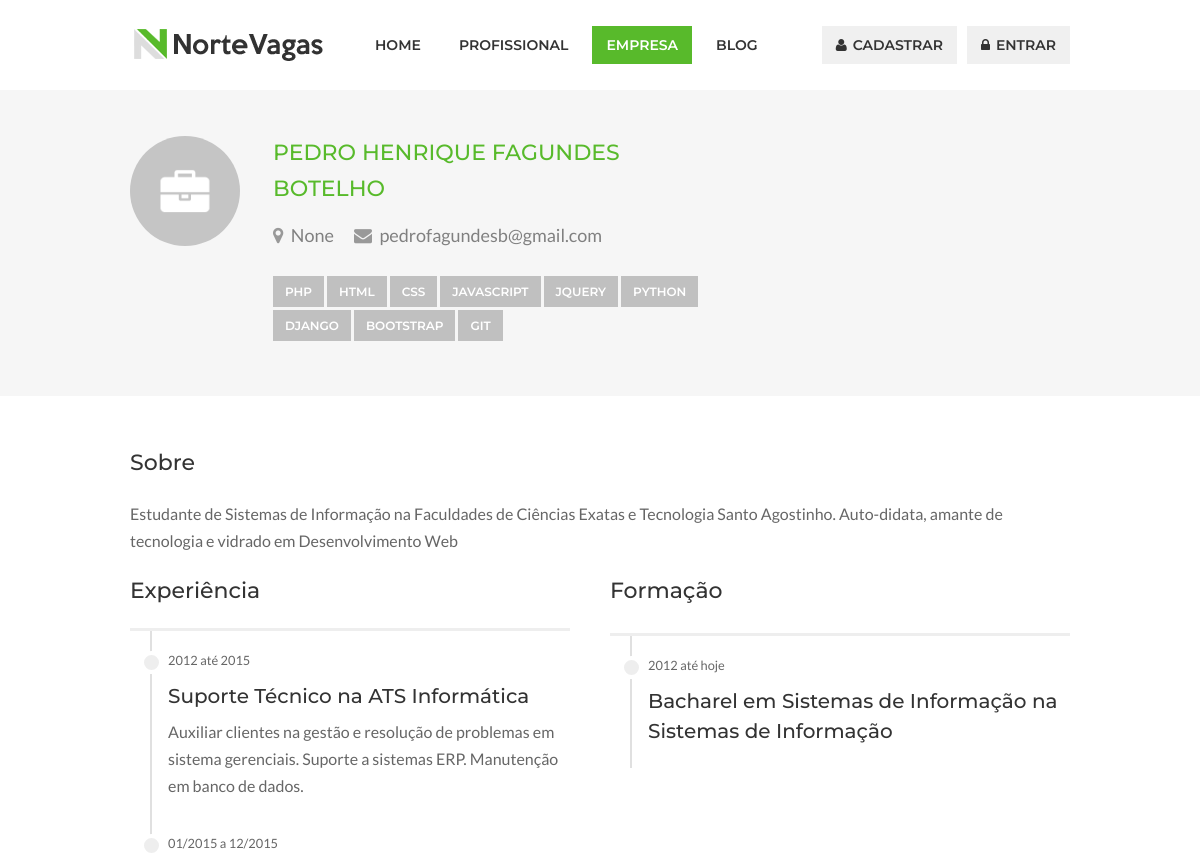
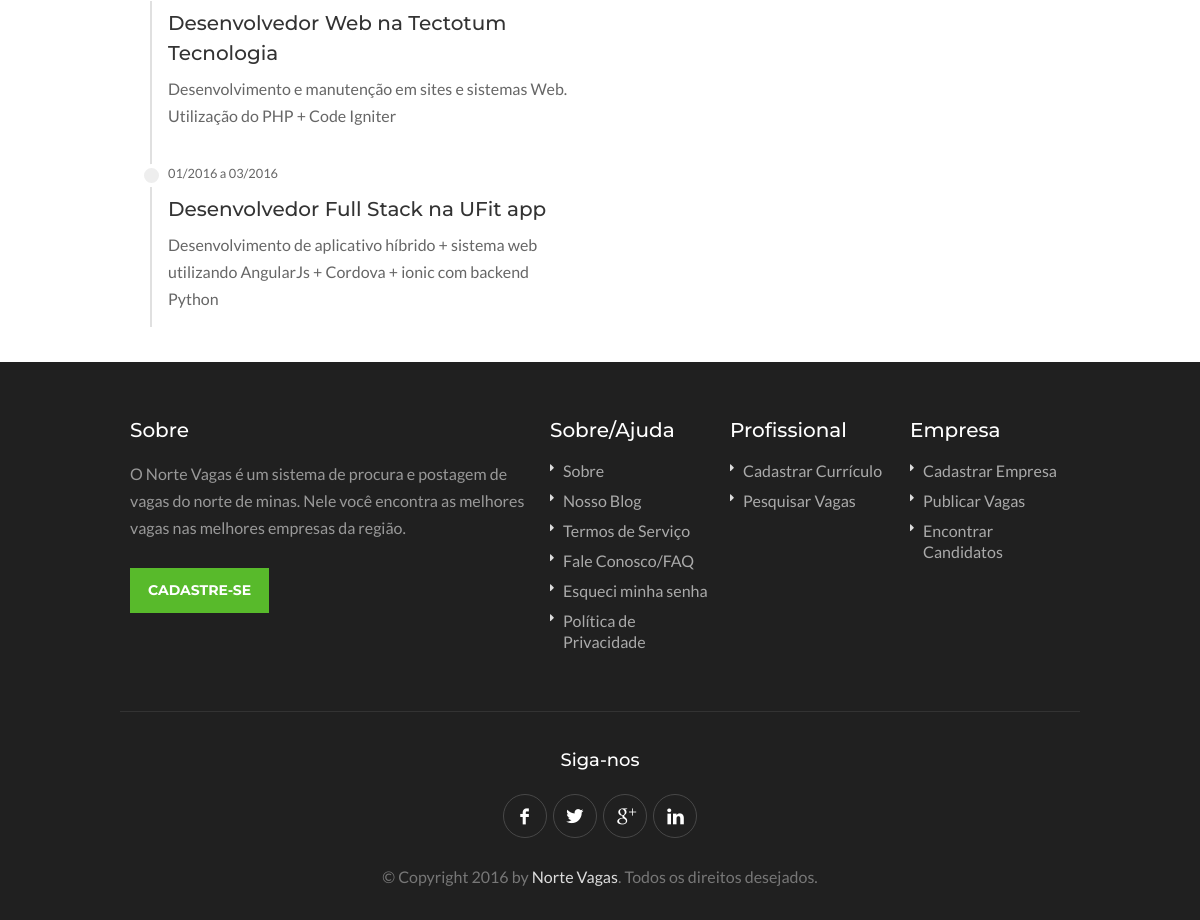
/curriculos/curriculo-de-pedro-henrique-fagundes-botelho, run on the app's committed database (2 pictures, top to bottom).
### resumes/models.py (models this page shows, shortened)
class Resume(models.Model):
	account = models.ForeignKey(Account)
	last_position = models.CharField('Última profissão', max_length=50, null=True, blank=True)
	skills = models.CharField('Competências', max_length=150, null=True, blank=True)
	about = models.TextField('Sobre', max_length=500, null=False, blank=False)
	slug = models.SlugField(blank=True, max_length=100, unique=True)
	class Meta:
		verbose_name='Currículo'
		verbose_name_plural='Currículos'
	def split_skills(self):
		return self.skills.split(",")

class Experience(models.Model):
	resume = models.ForeignKey(Resume, related_name='experience_of_resume')
	employer = models.CharField('Empresa', max_length=50, blank=False, null=False)
	job_title = models.CharField('Cargo', max_length=50, blank=False, null=False)
	start_end_date = models.CharField('Data de início e término', max_length=30, blank=False, null=False)
	notes = models.TextField('Atribuições', max_length=500, blank=True, null=True)
	class Meta:
		verbose_name='Experiência'
		verbose_name_plural='Experiências'

class Education(models.Model):
	resume = models.ForeignKey(Resume, related_name='education_of_resume')
	school_name = models.CharField('Instituição de ensino', max_length=50, blank=False, null=False)
	qualification = models.CharField('Qualificação', max_length=50, blank=False, null=False)
	start_end_date = models.CharField('Data de início e término', max_length=30, blank=False, null=False)
	notes = models.TextField('Observações', max_length=500, blank=True, null=True)
	class Meta:
		verbose_name='Curso'
		verbose_name_plural='Cursos'

### authentication/models.py (models this page shows, shortened)
class Account(AbstractBaseUser, PermissionsMixin):
	email = models.EmailField(unique=True)
	user_type = models.CharField(
		choices=USER_TYPE_CHOICES,
		max_length=40,
		blank=False,
		null=False,
		default=EMPLOYEE)
	name = models.CharField(max_length=40, blank=False, null=False)
	street = models.CharField(max_length=50, blank=True, null=True)
	number = models.SmallIntegerField(blank=True, null=True)
	complement = models.CharField(max_length=20, blank=True, null=True)
	neighborhood = models.CharField(max_length=20, blank=True, null=True)
	zip_code = models.CharField(max_length=9, blank=True, null=True)
	city = models.CharField(max_length=30, blank=True, null=True)
	state = models.CharField(max_length=20, blank=True, null=True)
	phone = models.CharField(max_length=20, blank=True, null=True)
	profile_picture = models.ImageField(
		null=True,
		blank=True,
		upload_to='uploads/profile_pictures',
		default='uploads/profile_pictures/default.png')
	site = models.CharField(max_length=50, blank=True, null=True)
	is_staff = models.BooleanField(default=False)
	created_at = models.DateField(auto_now_add=True)
	updated_at = models.DateField(auto_now=True)
	objects = AccountManager()
	USERNAME_FIELD = 'email'
	REQUIRED_FIELDS = ['name', 'user_type']
	class Meta:
		verbose_name = u'Usuário'
		verbose_name_plural = u'Usuários'

### resumes/views.py (the view)
# urls.py: url(r'^(?P<slug>[^\.]+)$', ResumeDetailView.as_view(), name='resume_detail'),
class ResumeDetailView(DetailView):
	model = Resume
	template_name = 'resumes/resume-detail.html'
	def get_context_data(self, **kwargs):
		context = super(ResumeDetailView, self).get_context_data(**kwargs)
		context['educations'] = Education.objects.filter(resume=context['resume'])
		context['experiences'] = Experience.objects.filter(resume=context['resume'])
		return context

### resumes/templates/resumes/resume-detail.html (shortened to what this page needs)
{% extends "homesite/base.html" %}
{% load staticfiles %}
{% block content %}
<div id="titlebar" class="resume">
	<div class="container">
		<div class="ten columns">
			<div class="resume-titlebar">
				<img src="{{ resume.account.profile_picture.url }}" alt="">
				<div class="resumes-list-content">
					<h4>{{ resume.account.name }} </h4>
					<span class="icons"><i class="fa fa-map-marker"></i> {{ resume.account.city }}</span>
					<span class="icons"><a href="mailto:{{ resume.account.email }}"><i class="fa fa-envelope"></i> {{ resume.account.email }}</a></span>
					<div class="skills">
						{% for skill in resume.split_skills %}
							<span>{{ skill }}</span>
						{% endfor %}
					</div>
				</div>
			</div>
		</div>
	</div>
</div>
<div class="container">
	<div class="sixteen columns">
		<div class="padding-right">
			<h3 class="margin-bottom-15">Sobre</h3>
			<p class="reset-margin">{{ resume.about }}</p>
		</div>
	</div>
	<div class="eight columns">
		<div class="padding-right">
			<h3 class="margin-bottom-15">Experiência</h3>
			<dl class="resume-table">
				{% for experience in experiences %}
					<dt>
						<small class="date">{{ experience.start_end_date }}</small>
						<strong>{{ experience.job_title }} na {{ experience.employer }}</strong>
					</dt>
					<dd>
						<p>{{ experience.notes }}</p>
					</dd>
				{% endfor %}
			</dl>
		</div>
	</div>
	<div class="eight columns">
		<h3 class="margin-bottom-20">Formação</h3>
		<dl class="resume-table">
			{% for education in educations %}
				<dt>
					<small class="date">{{ education.start_end_date }}</small>
					<strong>{{ education.qualification }} na {{ education.school_name }}</strong>
				</dt>
				<dd>
				</dd>
			{% endfor %}
		</dl>
	</div>
</div>
{% endblock content %}

### static/css/colors/green.css (style rules this page uses)
a, table td.title a:hover, table.manage-table td.action a:hover, #breadcrumbs ul li a:hover, #titlebar span.icons a:hover, .counter-box i, .counter, #popular-categories li a i, .list-1 li:before, .dropcap, .resume-titlebar span a:hover i, .resumes-list-content h4, .job-overview ul li i, .company-info span a:hover, .infobox a:hover, .meta-tags span a:hover, .widget-text h5 a:hover, .app-content .info span , .app-content .info ul li a:hover { color: #58ba2b; }

### static/css/base.css (style rules this page uses)
html, body, div, span, applet, object, iframe, h1, h2, h3, h4, h5, h6, p, blockquote, pre, a, abbr, acronym, address, big, cite, code, del, dfn, em, img, ins, kbd, q, s, samp, small, strike, strong, sub, sup, tt, var, b, u, i, center, dl, dt, dd, ol, ul, li, fieldset, form, label, legend, table, caption, tbody, tfoot, thead, tr, th, td, article, aside, canvas, details, embed, figure, figcaption, footer, header, hgroup, menu, nav, output, ruby, section, summary, time, mark, audio, video { margin: 0; padding: 0; border: 0; font-size: 100%; font: inherit; vertical-align: baseline; }
body { line-height: 1; }
body { background-color: #fff; font-size: 16px; line-height: 27px; color: #666; -webkit-font-smoothing: antialiased; -webkit-text-size-adjust: 100%; overflow-x: hidden; }
body, input[type="text"], input[type="password"], input[type="email"], input[type="number"], textarea, .widget-text h5, h3.centered-headline span, select { font-family: "Lato", "HelveticaNeue", "Helvetica Neue", Helvetica, Arial, sans-serif; }
h1, h2, h3, h4, h5, h6, .button, input[type="button"], input[type="submit"], button, #navigation, .infobox a, .pagination-container, .upload-btn, .skills span, .app-content .info span, .tabs-nav li a, .reply, .ui-accordion .ui-accordion-header, .trigger a, .caption.title, .caption .slider-button, .counter, .counter-box i, a.menu-trigger, #style-switcher h2, .resume-table strong { font-family: "Montserrat", "HelveticaNeue", "Helvetica Neue", Helvetica, Arial, sans-serif; }
.margin-bottom-15 { margin-bottom: 15px !important; }
.margin-bottom-20 { margin-bottom: 20px !important; }
img, object, video { height: auto; display: block; }
img { width: auto; border: 0; -ms-interpolation-mode: bicubic; max-width: 100%; }
h1, h2, h3, h4, h5, h6 { color: #333; font-weight: 500; }
h3 { font-size: 22px; line-height: 44px; }
h4 { font-size: 18px; line-height: 36px; }
p { margin: 0 0 15px 0; }
strong { font-weight: 700; color: #333; }
small { font-size: 80%; }
a { color: #505050; text-decoration: none; outline: 0; -webkit-transition: color 0.2s ease-in-out; -moz-transition: color 0.2s ease-in-out; -o-transition: color 0.2s ease-in-out; -transition: color 0.2s ease-in-out; }

### static/css/responsive.css (style rules this page uses)
.container .column, .container .columns { float: left; display: inline; margin-left: 10px; margin-right: 10px; }
.container .eight.columns { width: 580px; }
.container .ten.columns { width: 730px; }
.container .sixteen.columns { width: 1180px; }
@media only screen and (min-width: 960px) and (max-width: 1289px) { .container { position: relative; width: 960px; margin: 0 auto; padding: 0; } }
@media only screen and (min-width: 960px) and (max-width: 1289px) { .container .column, .container .columns { float: left; display: inline; margin-left: 10px; margin-right: 10px; } }
@media only screen and (min-width: 960px) and (max-width: 1289px) { .container .eight.columns { width: 460px; } }
@media only screen and (min-width: 960px) and (max-width: 1289px) { .container .ten.columns { width: 580px; } }
@media only screen and (min-width: 960px) and (max-width: 1289px) { .container .sixteen.columns { width: 940px; } }
.container:after { content: "\0020"; display: block; height: 0; clear: both; visibility: hidden; }

### data on the page
Resume: account.profile_picture (placeholder picture), account.name "PEDRO HENRIQUE FAGUNDES BOTELHO", account.city "None", account.email "pedrofagundesb@gmail.com", about "Estudante de Sistemas de Informação na Faculdades de Ciências Exatas e Tecnologia Santo Agostinho. Auto-didata, amante de tecnologia e vidrado em Desenvolvimento Web"
Experience: start_end_date "2012 até 2015", job_title "Suporte Técnico", employer "ATS Informática", notes "Auxiliar clientes na gestão e resolução de problemas em sistema gerenciais. Suporte a sistemas ERP. Manutenção em banco de dados."
Experience: start_end_date "01/2015 a 12/2015", job_title "Desenvolvedor Web", employer "Tectotum Tecnologia", notes "Desenvolvimento e manutenção em sites e sistemas Web. Utilização do PHP + Code Igniter"
Experience: start_end_date "01/2016 a 03/2016", job_title "Desenvolvedor Full Stack", employer "UFit app", notes "Desenvolvimento de aplicativo híbrido + sistema web utilizando AngularJs + Cordova + ionic com backend Python"
Education: start_end_date "2012 até hoje", qualification "Bacharel em Sistemas de Informação", school_name "Sistemas de Informação"

### other printed values
{{ skill }} "PHP" "HTML" "CSS" "JAVASCRIPT" "JQUERY" "PYTHON" "DJANGO" "BOOTSTRAP" "GIT"
